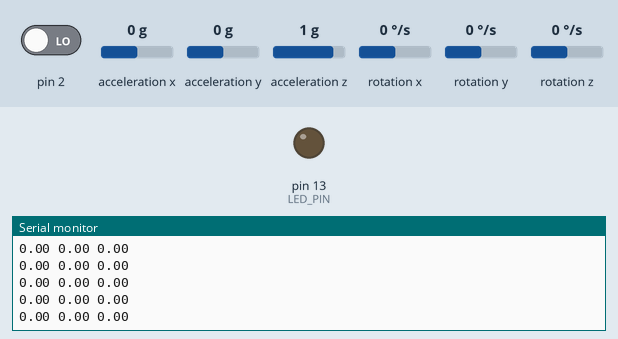
Bench run of a sketch on a simulated Arduino Uno, built with avr-gcc and run on an emulated ATmega328P. Shown: output pins drawn as LEDs (lit = HIGH), the last lines printed to the serial monitor. The test bench sets the inputs (shaded band); at power-on: acceleration y 0 g, rotation z 0 °/s, acceleration z 1 g, pin 2 LOW, acceleration x 0 g, rotation x 0 °/s, rotation y 0 °/s. The sensor or clock chip raises its interrupt line as the real part does.

Above: at 1.7 s.
1.8 s: acceleration y set to -1.4 g
At 2.8 s:
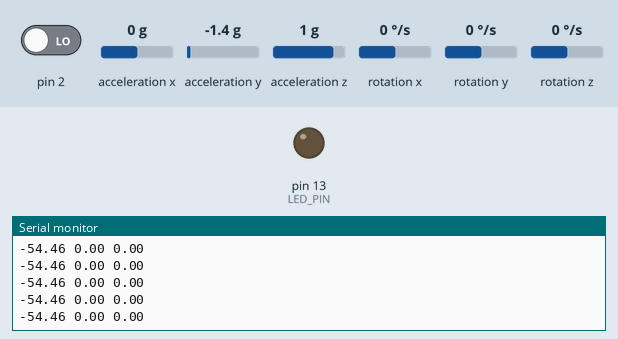
4.8 s: rotation z set to 100 °/s
At 5.8 s:
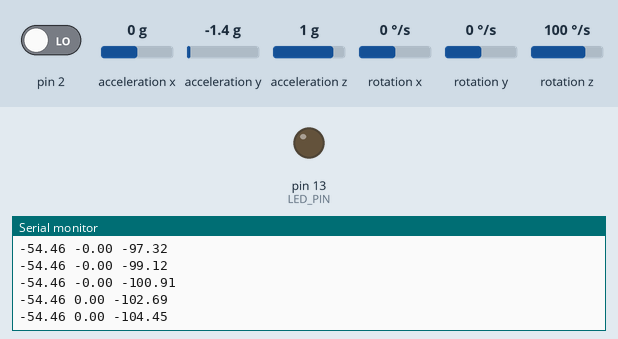
7.8 s: acceleration z set to -1.4 g
At 8.7 s:
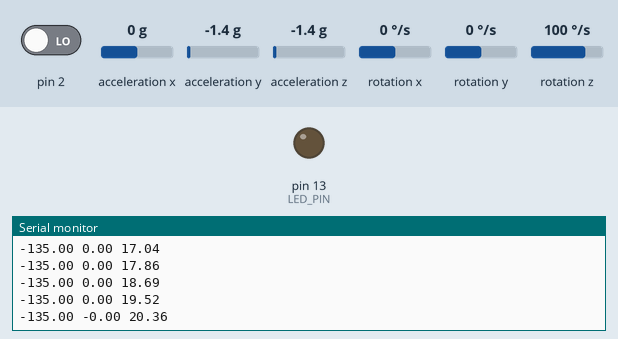
Timing chart, 0 to 10.8 s (numbered marks = the images above; inputs shaded):
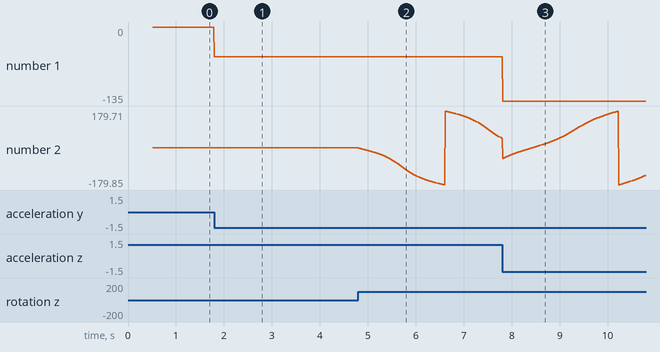

Measured:
- after the input at 1.8 s, the serial monitor: prints a new line at once (image 1)
- after the input at 4.8 s, the serial monitor: prints a new line at once (image 2)
- plotted number 1: 0 → -54.46 after the input at 1.8 s
- plotted number 2: 0 → 47.07 after the input at 4.8 s

The sketch:

testMPU6050_zlozity_int.ino
```cpp
// Arduino gyroskop a akcelerometr 2

// knihovny potřebné pro modul
#include "Wire.h"
#include "I2Cdev.h"
#include "MPU6050_6Axis_MotionApps20.h"

// nastavení adresy modulu
// 0x68 nebo 0x69, dle připojení AD0
// MPU6050 mpu(0x69)
MPU6050 mpu;
// číslo pinu s LED diodou pro notifikaci
#define LED_PIN 13

// inicializace proměnných, do kterých se uloží data
bool dmpReady = false;
uint8_t mpuIntStatus;
uint8_t devStatus;
uint16_t packetSize;
uint16_t fifoCount;
uint8_t fifoBuffer[64];

// inicializace proměnných pro výpočet
Quaternion q;           // [w, x, y, z] kvaternion
VectorFloat gravity;    // [x, y, z] vektor setrvačnosti
float rotace[3];        // rotace kolem os x,y,z

// Rutina přerušení
volatile bool mpuInterrupt = false;
void dmpINT() {
  mpuInterrupt = true;
}

void setup() {
  // nastavení LED jako výstupní
  pinMode(LED_PIN, OUTPUT);
  // nastavení I2C sběrnice
  Wire.begin();
  // komunikace přes sériovou linku rychlostí 115200 baud
  Serial.begin(115200);
  while (!Serial);
  // inicializace akcelerometru a gyroskopu
  //Serial.println(F("Inicializace I2C zarizeni.."));
  mpu.initialize();
  //Serial.println(F("Test pripojenych zarizeni.."));
  //Serial.println(mpu.testConnection() ? F("Modul pripojeni") : F("Pripojeni modulu selhalo"));
  // incializace DMP
  //Serial.println(F("Inicializace DMP..."));
  devStatus = mpu.dmpInitialize();
  // kontrola funkčnosti DMP
  if (devStatus == 0) {
      // zapnutí DMP
      //Serial.println(F("Povoleni DMP..."));
      mpu.setDMPEnabled(true);
      // nastavení pinu INT jako přerušovacího, interrupt 0 odpovídá pinu 2
      attachInterrupt(0, dmpINT, RISING);
      mpuIntStatus = mpu.getIntStatus();
      //Serial.println(F("DMP pripraveno, cekam na prvni preruseni.."));
      dmpReady = true;
      // načtení velikosti zpráv, které bude DMP posílat
      packetSize = mpu.dmpGetFIFOPacketSize();
  }
  else {
      // V případě chyby:
      // 1 : selhání připojení k DMP
      // 2 : selhání při nastavení DMP
      //Serial.print(F("DMP inicializace selhala (kod "));
      //Serial.print(devStatus);
      //Serial.println(F(")"));
  }
  digitalWrite(LED_PIN, LOW);
}

void loop() {
// dokud nepošle DMP přerušení, můžeme provádět ostatní příkazy
// ve smyčce while níže
if (!dmpReady) return;
// tato podmínka čeká na příjem přerušení a můžeme v ní provádět
// ostatní operace
while (!mpuInterrupt && fifoCount < packetSize) {
    // místo pro ostatní operace
    // ..
}

// získání informace o statusu DSP
mpuInterrupt = false;
mpuIntStatus = mpu.getIntStatus();
// získání velikosti zásobníku dat
fifoCount = mpu.getFIFOCount();
// kontrola přetečení zásobníku dat
if ((mpuIntStatus & 0x10) || fifoCount == 1024) {
    mpu.resetFIFO();
    //Serial.println(F("Preteceni zasobniku dat!"));
    // v případě přetečení zásobníku je nutné
    // častěji vyčítat data
}
else if (mpuIntStatus & 0x02) {
    // kontrola délky dat
    while (fifoCount < packetSize) fifoCount = mpu.getFIFOCount();
    // čtení paketu ze zásobníku
    mpu.getFIFOBytes(fifoBuffer, packetSize);
    // při větším množství paketů snížíme počítadlo
    fifoCount -= packetSize;
    // přečtení dat z DSP a uložení do proměnných
    mpu.dmpGetQuaternion(&q, fifoBuffer);
    mpu.dmpGetGravity(&gravity, &q);
    mpu.dmpGetYawPitchRoll(rotace, &q, &gravity);

    // výpis informací o rotacích kolem jednotlivých os
    //Serial.print("Rotace \t X ");
    Serial.print(rotace[2] * 180/M_PI);
    Serial.print(" ");
    Serial.print(rotace[1] * 180/M_PI);
    Serial.print(" ");
    Serial.print(rotace[0] * 180/M_PI);
    Serial.println(" ");
}
}
```
